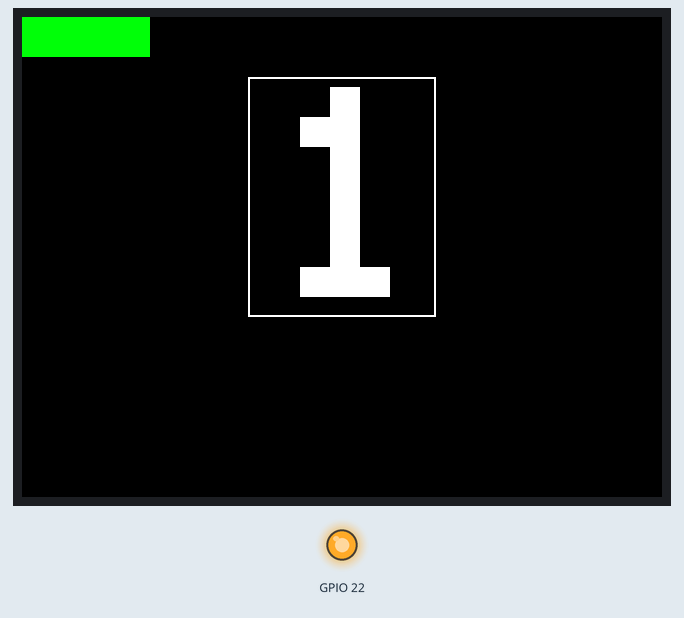
This program was run on a simulated ESP32-S2. On the bench: 320×240 colour display, output pins drawn as LEDs (lit = HIGH).

Above: at 1.35 s.
At 1.95 s:
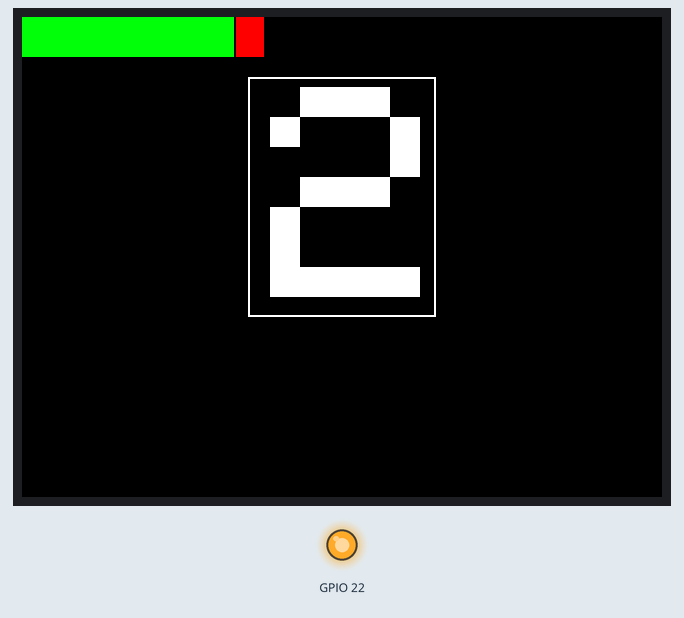
At 2.57 s:
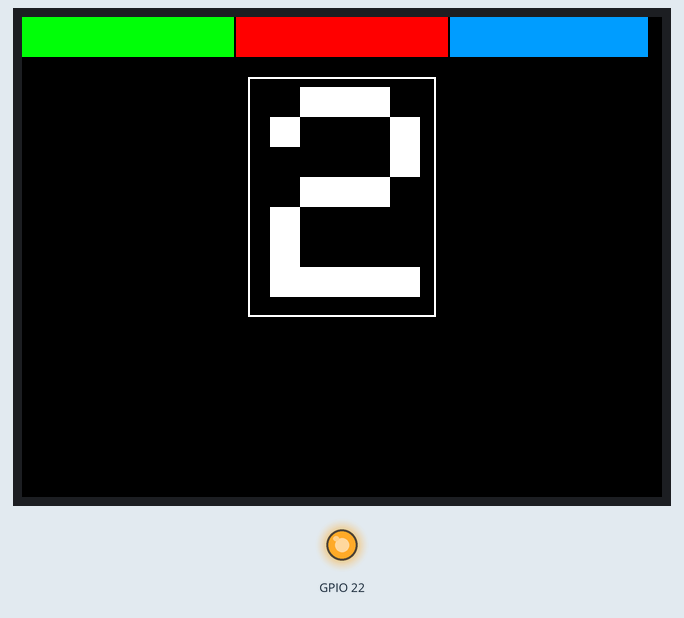
At 3.48 s:
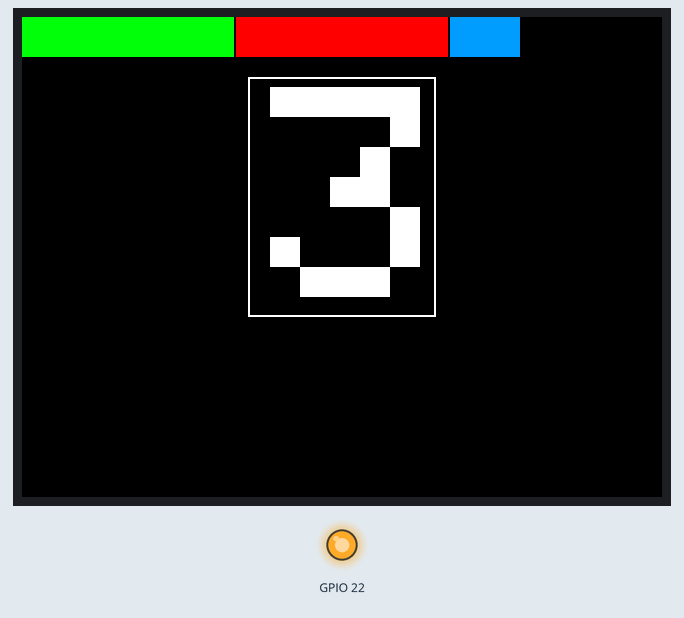
At 17.55 s:
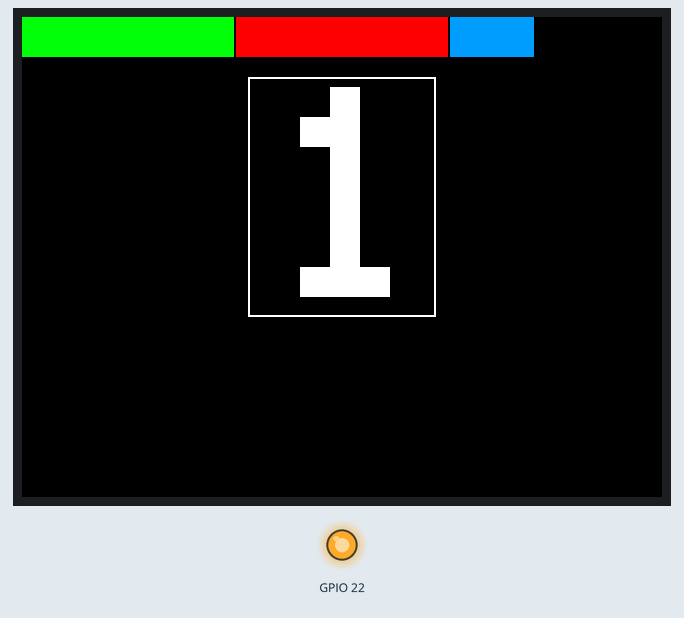
At 32.0 s:
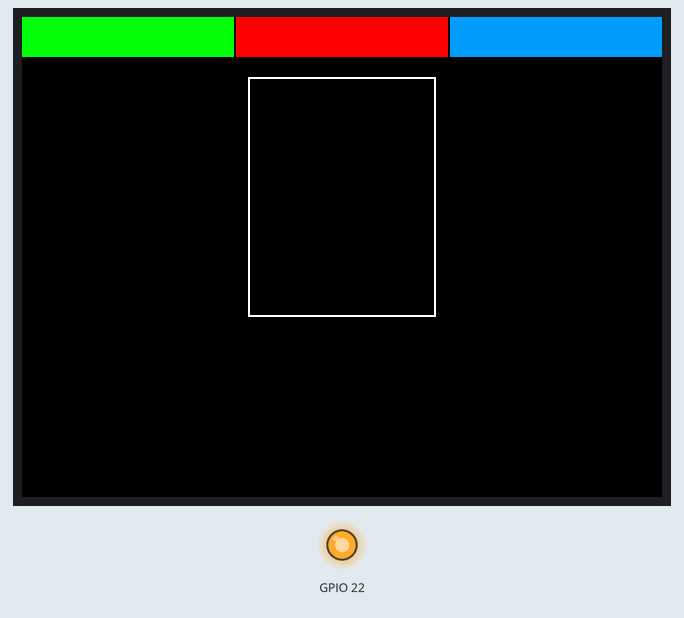

The program:

main.cpp
```cpp
// Testing with ESP32-S2-DevkitC-1:
//  * ESP32-S2 various dev board  : CS: 34, DC: 38, RST: 33, BL: 21, SCK: 36, MOSI: 35, MISO: nil

// Perhaps of use for S3:
//  * ESP32-S3 various dev board  : CS: 40, DC: 41, RST: 42, BL: 48, SCK: 36, MOSI: 35, MISO: nil
#include <Arduino.h>
#include <Arduino_GFX_Library.h>
#include <string>

#define SCREEN_WIDTH 320
#define SCREEN_HEIGHT 240

#define GFX_BL DF_GFX_BL // default backlight pin, you may replace DF_GFX_BL to actual backlight pin

/* More dev device declaration: https://github.com/moononournation/Arduino_GFX/wiki/Dev-Device-Declaration */
#if defined(DISPLAY_DEV_KIT)
Arduino_GFX *gfx = create_default_Arduino_GFX();
#else /* !defined(DISPLAY_DEV_KIT) */

/* More data bus class: https://github.com/moononournation/Arduino_GFX/wiki/Data-Bus-Class */
Arduino_DataBus *bus = create_default_Arduino_DataBus();

/* More display class: https://github.com/moononournation/Arduino_GFX/wiki/Display-Class */
Arduino_GFX *screen = new Arduino_ILI9341(bus, DF_GFX_RST, 0 /* rotation */, false /* IPS */);

#endif /* !defined(DISPLAY_DEV_KIT) */

uint16_t gear_text_size = 15;
uint16_t gear_indicator_width = gear_text_size*6 + 4;
uint16_t gear_indicator_pos_y = 30;
uint16_t gear_text_pos_y = gear_indicator_pos_y + 5;

#define RPM_GAUGE_HEIGHT 20
float old_rpm_float = 0.0;

void draw_rpm_gauge(float percentage){

   uint16_t gauge_pos = percentage * SCREEN_WIDTH;
   uint16_t old_gauge_pos = old_rpm_float * SCREEN_WIDTH;

   if(percentage < old_rpm_float){
      // "Shorten" the rpm length to the new by drawing over with black
      screen->fillRect(gauge_pos, 0, old_gauge_pos - gauge_pos, RPM_GAUGE_HEIGHT, 0x0000);
      old_rpm_float = percentage;
      return;
   }

   old_rpm_float = percentage;

   std::string end_at = "";

   uint16_t green_end = SCREEN_WIDTH / 3;
   uint16_t red_end = SCREEN_WIDTH * 2 / 3;
   uint16_t blue_end = SCREEN_WIDTH;

   uint16_t green_start = 0;
   uint16_t red_start = green_end + 1;
   uint16_t blue_start = red_end + 1;


   if(gauge_pos > red_end){
      blue_end = gauge_pos;
   }
   else if (gauge_pos > green_end){
      red_end = gauge_pos;
      end_at = "red";
   }
   else if (gauge_pos <= green_end){
      green_end = gauge_pos;
      end_at = "green";
   }


   if(old_gauge_pos > red_end){
      blue_start = old_gauge_pos;
   }
   else if (old_gauge_pos > green_end){
      red_start = old_gauge_pos;
   }
   else if (old_gauge_pos <= green_end){
      green_start = old_gauge_pos;
      screen->fillRect(green_start, 0, green_end - old_gauge_pos, RPM_GAUGE_HEIGHT, 0x07E1);
      if (end_at == "green") return;
   }


   if (old_gauge_pos < red_end) screen->fillRect(red_start, 0, red_end - old_gauge_pos, RPM_GAUGE_HEIGHT, 0xF800);
   if (end_at == "red") {
      return;
   }

   screen->fillRect(blue_start, 0, blue_end - old_gauge_pos, RPM_GAUGE_HEIGHT, 0x04FF);

}

void remove_text(std::string text){
   screen->setTextColor(0x0000);
   screen->print(text.c_str());

   // Assume white text
   screen->setTextColor(0xFFFF);
}

void setup(void)
{
   delay(1000);
	#ifdef GFX_EXTRA_PRE_INIT
	GFX_EXTRA_PRE_INIT();
	#endif

	// Init Display
	if (!screen->begin())
	{
	Serial.println("screen->begin() failed!");
	}
	screen->fillScreen(BLACK);

	#ifdef GFX_BL
	pinMode(GFX_BL, OUTPUT);
	digitalWrite(GFX_BL, HIGH);
	#endif

   // Landscape
   screen->setRotation(1);

   screen->drawRect((SCREEN_WIDTH - gear_indicator_width)/2, gear_indicator_pos_y, gear_indicator_width, gear_text_size*8, 0xFFFF);

   screen->setTextSize(gear_text_size);
   screen->setCursor((SCREEN_WIDTH - gear_text_size*5)/2, gear_indicator_pos_y + 3);

}

void loop()
{
	// screen->fillScreen(BLACK);

   for(int i = 1; i <= 8; i++){
      screen->setTextColor(0xFFFF);
      screen->setCursor((SCREEN_WIDTH - gear_text_size*5)/2 + 2, gear_text_pos_y);
      screen->print(i);

      for(double j = 10; j <= 50; j++){
         draw_rpm_gauge(j/50);
         delay(10*i);
      }
      screen->setCursor((SCREEN_WIDTH - gear_text_size*5)/2 + 2, gear_text_pos_y);
      screen->setTextColor(0x0000);
      screen->print(i);

      //remove_text(std::to_string(i));
   }


	// gfx->setCursor(random(gfx->width()), random(gfx->height()));
	// gfx->setTextColor(random(0xffff), random(0xffff));
	// gfx->setTextSize(random(6) /* x scale */, random(6) /* y scale */, random(2) /* pixel_margin */);
	// gfx->println("Hello World!");

	delay(1000); // 1 second
}
```

Measured:
- what the display in image 5 shows lasts 1.0 s, from 32.0 s to 33.0 s
